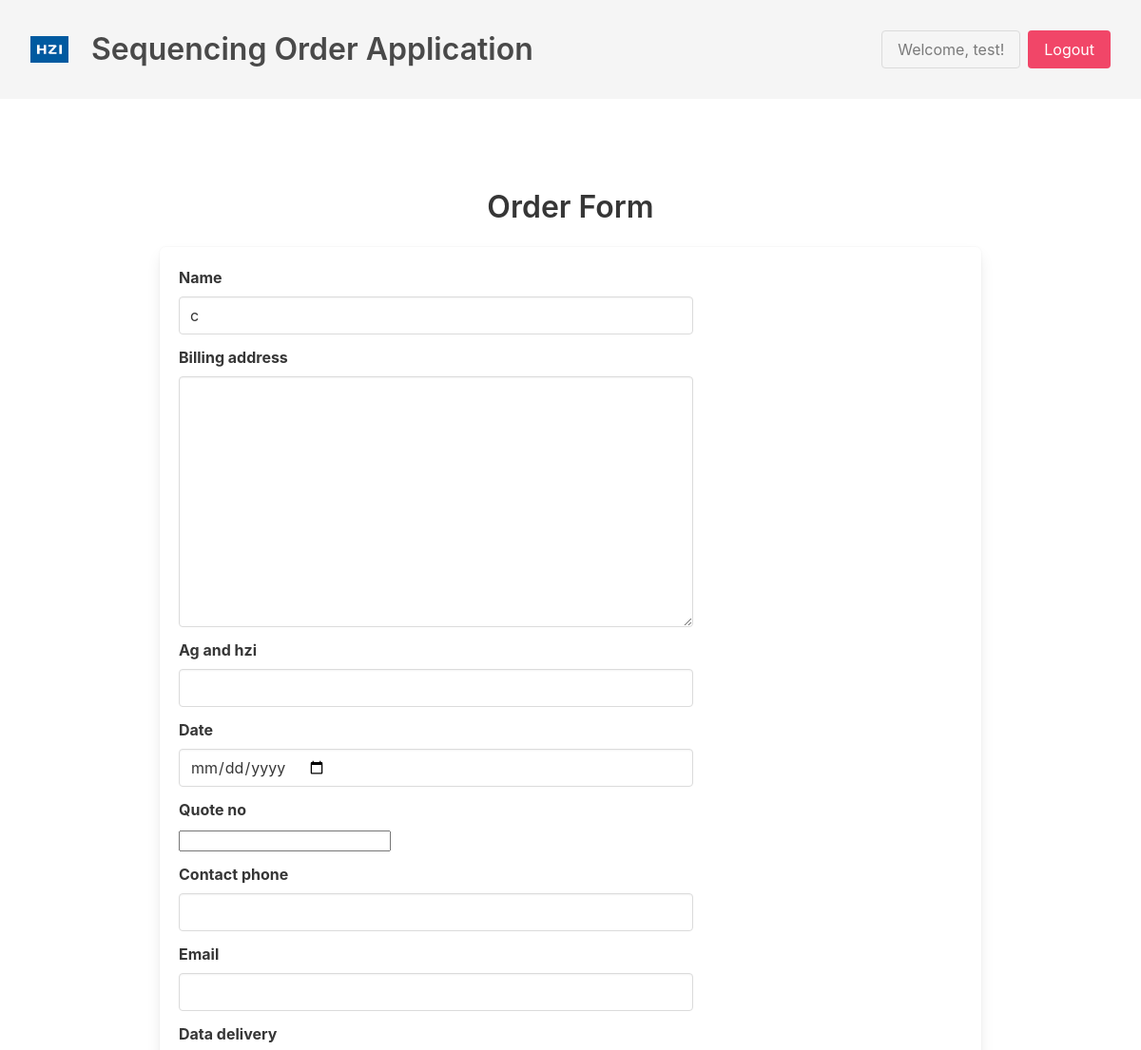
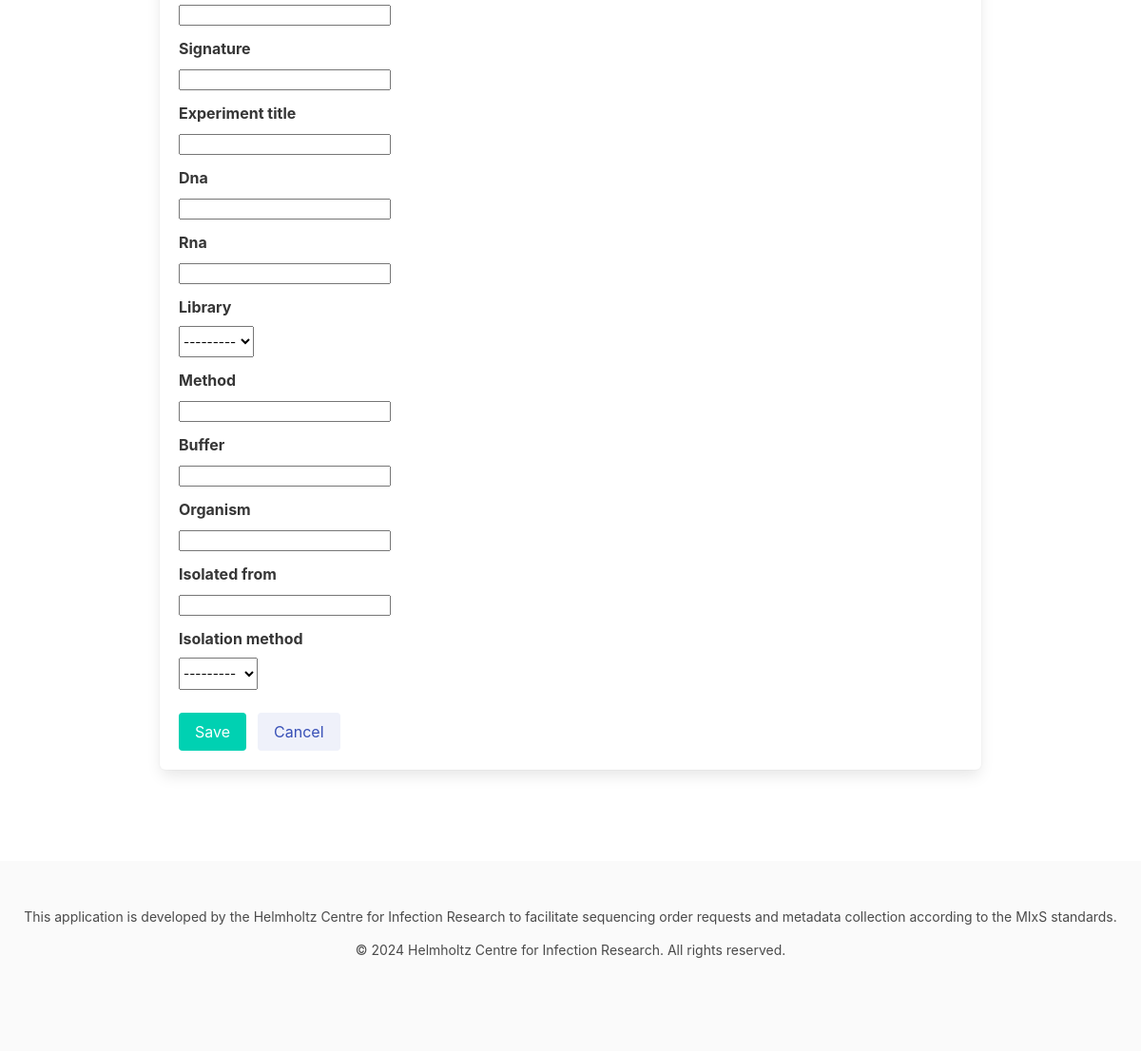
/orders/22/edit/ (signed in), run on the app's committed database (2 pictures, top to bottom).
### myapp/models.py (models this page shows, shortened)
class Order(models.Model):
    user = models.ForeignKey(User, on_delete=models.CASCADE)
    name = models.CharField(max_length=100, null=True, blank=True)
    billing_address = models.TextField(null=True, blank=True)
    ag_and_hzi = models.CharField(max_length=100, null=True, blank=True)
    date = models.DateField(null=True, blank=True)
    quote_no = models.CharField(max_length=100, null=True, blank=True)
    contact_phone = PhoneNumberField(null=True, blank=True)
    email = models.EmailField(null=True, blank=True)
    data_delivery = models.CharField(max_length=100, null=True, blank=True)
    signature = models.CharField(max_length=100, null=True, blank=True)
    experiment_title = models.CharField(max_length=100, null=True, blank=True)
    dna = models.CharField(max_length=20, null=True, blank=True)
    rna = models.CharField(max_length=20, null=True, blank=True)
    library = models.CharField(max_length=20, choices=LIBRARY_CHOICES, null=True, blank=True)
    method = models.CharField(max_length=100, null=True, blank=True)
    buffer = models.CharField(max_length=100, null=True, blank=True)
    organism = models.CharField(max_length=100, null=True, blank=True)
    isolated_from = models.CharField(max_length=100, null=True, blank=True)
    isolation_method = models.CharField(max_length=100, choices=ISOLATION_METHOD_CHOICES, null=True, blank=True)

### myapp/views.py (the view, shortened to what this page needs)
# urls.py: path('orders/<int:order_id>/edit/', views.order_view, name='order_edit'),
def order_view(request, order_id=None):
    if request.user.is_authenticated:
        if order_id:
            order = get_object_or_404(Order, pk=order_id, user=request.user)
            form = OrderForm(instance=order)
        else:
            form = OrderForm()
        return render(request, 'order_form.html', {'form': form})
    else:
        return redirect('login')

### myapp/forms.py
class OrderForm(forms.ModelForm):
    class Meta:
        model = Order
        exclude = ['user']
        widgets = {
            'name': forms.TextInput(attrs={'class': 'input'}),
            'billing_address': forms.Textarea(attrs={'class': 'textarea'}),
            'ag_and_hzi': forms.TextInput(attrs={'class': 'input'}),
            'date': forms.DateInput(attrs={'type': 'date', 'class': 'input'}),
            'contact_phone': forms.TextInput(attrs={'class': 'input'}),
            'email': forms.EmailInput(attrs={'class': 'input'}),
            'library': forms.Select(attrs={'class': 'select'}),
            'isolation_method': forms.Select(attrs={'class': 'select'}),
        }
        help_texts = {
            'name': 'Enter your full name as it appears on your billing information.',
            'billing_address': 'Provide the complete billing address for invoicing purposes.',
            'ag_and_hzi': 'Enter the AG and HZI information, if applicable.',
        }

### myapp/templates/order_form.html (shortened to what this page needs)
{% extends 'base.html' %}
{% block content %}
<section class="section">
  <div class="container">
    <h2 class="title has-text-centered">Order Form</h2>
    <form method="post" class="box">
      <div class="columns">
        <div class="column is-two-thirds">
          {% for field in form %}
          <div class="field">
            <label class="label">{{ field.label }}</label>
            <div class="control">
              {{ field }}
            </div>
          </div>
          {% endfor %}
        </div>
      </div>
      <div class="field is-grouped">
        <div class="control">
          <button type="submit" class="button is-primary">Save</button>
        </div>
        <div class="control">
          <a href="{% url 'order_list' %}" class="button is-link is-light">Cancel</a>
        </div>
      </div>
    </form>
  </div>
</section>
{% endblock content %}

### myapp/templates/base.html (shortened to what this page needs)
{% load static %}
<!doctype html>
<html lang="en">
  <head>
    <link rel="stylesheet" href="{% static 'css/styles.css' %}">
    <link rel="stylesheet" href="https://cdn.jsdelivr.net/npm/bulma@0.9.3/css/bulma.min.css">
  </head>
  <body>
    <header class="navbar is-light">
      <div class="navbar-brand">
        <a class="navbar-item">
          <img src="{% static 'images/logo.png' %}" alt="Logo" width="40" height="40">
        </a>
      </div>
      <div class="navbar-menu">
        <div class="navbar-start">
          <h1 class="navbar-item title">Sequencing Order Application</h1>
        </div>
        <div class="navbar-end">
          {% if user.is_authenticated %}
            <div class="navbar-item">
              <div class="buttons">
                <span class="button is-static">Welcome, {{ user.username }}!</span>
                <a href="{% url 'logout' %}" class="button is-danger">Logout</a>
              </div>
            </div>
          {% else %}
            <div class="navbar-item">
              <div class="buttons">
                <a href="{% url 'login' %}" class="button is-primary">Login</a>
              </div>
            </div>
          {% endif %}
        </div>
      </div>
    </header>
    <main class="section">
      <div class="container">
        {% block content %}{% endblock %}
      </div>
    </main>
    <footer class="footer">
      <div class="content has-text-centered">
        <p>This application is developed by the Helmholtz Centre for Infection Research to facilitate sequencing order requests and metadata collection according to the MIxS standards.</p>
        <p>&copy; {% now "Y" %} Helmholtz Centre for Infection Research. All rights reserved.</p>
      </div>
    </footer>
  </body>
</html>

### static/css/styles.css (style rules this page uses)
body { font-family: Arial, sans-serif; margin: 0; padding: 0; }
header { background-color: #f2f2f2; padding: 20px; display: flex; align-items: center; }
main { padding: 20px; }
footer { background-color: #f2f2f2; padding: 20px; text-align: center; font-size: 14px; }

### data on the page
Order: form "c" "---------" "---------"

### other printed values
{{ user.username }} "test"
{{ field.label }} "Name" "Billing address" "Ag and hzi" "Date" "Quote no" "Contact phone" "Email" "Data delivery" "Signature" "Experiment title" "Dna" "Rna" "Library" "Method" "Buffer" "Organism" "Isolated from" "Isolation method"
